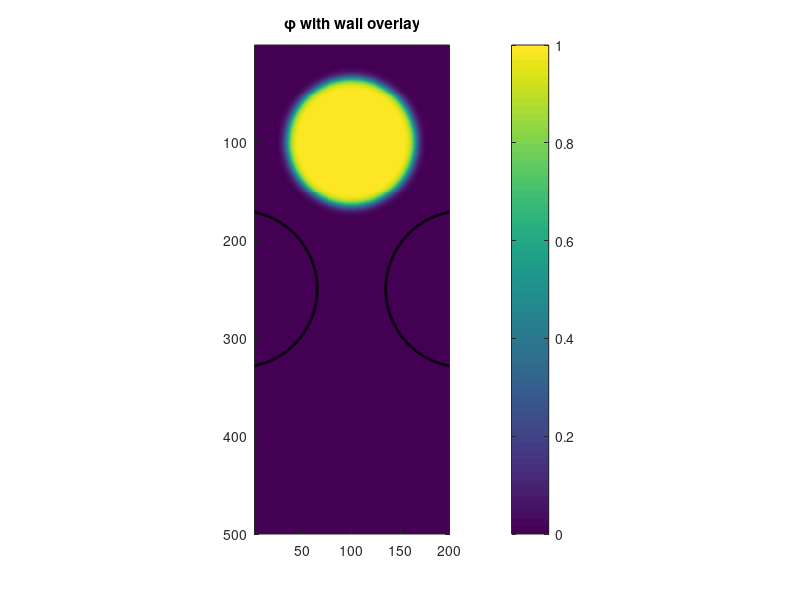

Reproduce this figure in MATLAB. (Note: this script raises an error after producing the figure.)
% cell transportation through a restricted thing
%%%%%%%%%%%%%%%%%%%%%%%%%%%%%%%%%%%%%%%%%%%%%%%%%%%%%%%%%%%%%%%%%%%%%%%%%%%
%%%%%%%%%%%%%%%%%%%%%%%%%%%%%%%%%%%%%%%%%%%%%%%%%%%%%%%%%%%%%%%%%%%%%%%%%%%
% Physical parameters
%%%%%%%%%%%%%%%%%%%%%%%%%%%%%%%%%%%%%%%%%%%%%%%%%%%%%%%%%%%%%%%%%%%%%%%%%%%
sigma = 2;
h = sigma;
v=1;
lambda = 2;


%Grid spacings
Nx = 200; Ny = 500;
dx = 0.1; dy = 0.1;
x = linspace(0, (Nx-1)*dx, Nx);
y = linspace(0, (Ny-1)*dy, Ny);
[X, Y] = meshgrid(x, y);
%%%%%%%%%%%%%%%%%%%%%%%%%%%%%%%%%%%%%%%%%%%%%%%%%%%%%%%%%%%%%%%%%%%%%%%%%%%

%time spacing
dt = 1e-4;
nSteps = 100/dt;
save_interval = round(.1 / dt);
%%%%%%%%%%%%%%%%%%%%%%%%%%%%%%%%%%%%%%%%%%%%%%%%%%%%%%%%%%%%%%%%%%%%%%%%%%%

%saving
gifFile = fullfile(getenv('HOME'), 'trans.gif');
%%%%%%%%%%%%%%%%%%%%%%%%%%%%%%%%%%%%%%%%%%%%%%%%%%%%%%%%%%%%%%%%%%%%%%%%%%%

% 9 point kernal
global kernel;
kernel =[1 4 1; 4 -20 4; 1 4 1] / 6;
%%%%%%%%%%%%%%%%%%%%%%%%%%%%%%%%%%%%%%%%%%%%%%%%%%%%%%%%%%%%%%%%%%%%%%%%%%%

% Smooth tanh initial phase field (soft cell):
%cell starting point
cy_cell = round(.2 * Ny);
cx_cell = round(Nx/2);

radius = 6.52;
transition_width = .5;  % adjust this for sharpness/smoothness

%defigning cell
r = sqrt((X - x(cx_cell)).^2 + (Y - y(cy_cell)).^2);
phi = 0.5 * (1 - tanh((r - radius) / transition_width));
phi_prev = phi;
%%%%%%%%%%%%%%%%%%%%%%%%%%%%%%%%%%%%%%%%%%%%%%%%%%%%%%%%%%%%%%%%%%%%%%%%%%%

%pillars:
% Center coordinates (index space)
centerx = round(Nx/2);
centery = round(Ny/2);
% Parameters (µm)
pillar_radius   = 8;        % µm Same
gap_size        = 7;       % µm between circle edges  (CHANGE)
wall_thickness  = .5;       % µm tanh transition zone


% Derived horizontal center-to-center distance
gap_distance = 2 * pillar_radius + gap_size;
center_offset = gap_distance / 2;

% Horizontal circle centers (in µm)
x_left  = x(centerx) - center_offset;
x_right = x(centerx) + center_offset;
y_center = y(centery);
x_center = x(centerx);

% Distance fields from each center
r_left  = sqrt((X - x_left).^2  + (Y- y_center).^2);
r_right = sqrt((X - x_right).^2 + (Y - y_center).^2);

% Smooth tanh profiles for each pillar
psi_left  = 0.5 * (1 - tanh((r_left  - pillar_radius) / wall_thickness));
psi_right = 0.5 * (1 - tanh((r_right - pillar_radius) / wall_thickness));

% Combine into psi field
psi = psi_left + psi_right;
psi(psi > 1) = 1;  % clip to avoid values > 1
%%%%%%%%%%%%%%%%%%%%%%%%%%%%%%%%%%%%%%%%%%%%%%%%%%%%%%%%%%%%%%%%%%%%%%%%%%%
volumes=zeros(1, nSteps-1);
g= @(phi) phi.^3.*(10 + 3*phi.*(2*phi-5));
g_prime = @(phi) phi.^3.*(6*phi+3*(-5+2*phi))+3*phi.^2.*(10+3*phi.*(-5+2*phi));
f = @(phi) 18*phi.^2.*(1- phi).^2;
f_prime = @(phi) 8*(1 - phi).^2.*phi - 8*(1 - phi).*phi.^2;

%Plotting initial cell.
fig = figure('Visible', 'on');
imagesc(phi, [0 1]); axis equal tight; hold on;
contour(psi, [0.5 0.5], 'k', 'LineWidth', 2);
title('\phi with wall overlay'); colorbar;
figure;
%%%%%%%%%%%%%%%%%%%%%%%%%%%%%%%%%%%%%%%%%%%%%%%%%%%%%%%%%%%%%%%%%%%%%%%%%%%


for step = 1:nSteps
    % ---------- forces -------------
    volumes(step)=sum(g(phi(:)));
    lap_phi   = laplacian9(phi,dx,dy);
    lap_psi   = laplacian9(psi,dx,dy);

    tension      = 2*sigma*lap_phi - h*f_prime(phi);
    interaction  = -lambda*lap_psi;
    % Apply mask in x-direction near the center
    % Find lowest y-position with phi > threshold
    threshold = 0.5; % or whatever works for your cell's body
    phi_mask = phi > threshold;
    y_indices = find(any(phi_mask, 2));  % rows where phi > threshold
    if ~isempty(y_indices)
        bottom_idx = max(y_indices);
        y_bottom = y(bottom_idx);

        % Create band mask just above that region
        y_band = (Y > y_bottom - gap_size*0.5) & (Y < y_bottom + gap_size*0.5);
        x_band = abs(X - x_center) < gap_size / 4;

        mu = double(x_band & y_band);
    else
        mu = zeros(size(phi));  % fallback if phi is gone
    end




    % Only apply frontal force where dphix is positive (elementwise)
    front = v * mu .* g_prime(phi);


    F = tension + interaction + front;

    % volume projection
    phi(phi>1)=1;  phi(phi<0)=0;                       % clip before g′
    numerator   = sum(g_prime(phi).*F,'all');
    denominator = sum(g_prime(phi).^2,'all') + 1e-8;
    p = numerator / (h*denominator);

    dphi_dt = F - p*h*g_prime(phi);
    phi     = phi + dt*dphi_dt;
    phi(phi>1)=1;  phi(phi<0)=0;                       % clip after update


    if max(abs(F(:))) > 1e3
        disp("Max F:" + max(abs(F(:))))
        disp("time step:"+step)
        break
    end

    % -- updating gif ----------------------------
    if mod(step, save_interval) == 0 || step == 2
        both = phi + psi;
        V0 = volumes(1);  % or mean(volumes) if that makes more sense
        vol_range = max(volumes(1:step)) - min(volumes(1:step));
        percent_variation = 100 * vol_range / V0;
        disp(['% volume variation: ', num2str(percent_variation, '%.10f'), '%'])
        %Plotting initial cell.
        fig = figure('Visible', 'on');
        tiledlayout(1,2, 'Padding', 'compact', 'TileSpacing', 'compact');

        % -- Plot φ --
        nexttile;
        imagesc(both, [0 1]); axis equal tight;
        colormap(parula); colorbar;
        title('\phi (Cell Shape)');

        % -- Plot front force --
        nexttile;
        imagesc(front); axis equal tight;
        colormap(parula); colorbar;
        title('Frontal Force');


        % ► GIF: grab frame and append
        drawnow;
        frame = getframe(fig);
        [im, map] = rgb2ind(frame.cdata, 256);

        if step == 2                            % first time → create file
            imwrite(im, map, gifFile, 'gif', ...
                'LoopCount', inf, 'DelayTime', 0);  % DelayTime ~ seconds per frame
        else                                    % later → append
            imwrite(im, map, gifFile, 'gif', ...
                'WriteMode', 'append', 'DelayTime', 0);
        end
    end



end


function lap = laplacian9(phi, dx, dy)
kernel =[1 4 1; 4 -20 4; 1 4 1] / 6;
lap = conv2(phi, kernel, 'same') / dx^2;
end
function [dphidx, dphidy] = my_gradient(phi, dx, dy)
%MY_GRADIENT Fast 2D gradient for uniform grid spacing
%   [dphidx, dphidy] = my_gradient(phi, dx, dy)
%
%   Inputs:
%     phi - 2D array
%     dx  - spacing in x-direction (columns)
%     dy  - spacing in y-direction (rows)
%
%   Outputs:
%     dphidx - partial derivative ∂φ/∂x
%     dphidy - partial derivative ∂φ/∂y

if nargin < 2
    dx = 1;
end
if nargin < 3
    dy = 1;
end

[Ny, Nx] = size(phi);

dphidx = zeros(Ny, Nx);
dphidy = zeros(Ny, Nx);

% ∂φ/∂x: finite difference across columns
dphidx(:,2:Nx-1) = (phi(:,3:Nx) - phi(:,1:Nx-2)) / (2*dx);
dphidx(:,1)      = (phi(:,2) - phi(:,1)) / dx;
dphidx(:,end)    = (phi(:,end) - phi(:,end-1)) / dx;

% ∂φ/∂y: finite difference across rows
dphidy(2:Ny-1,:) = (phi(3:Ny,:) - phi(1:Ny-2,:)) / (2*dy);
dphidy(1,:)      = (phi(2,:) - phi(1,:)) / dy;
dphidy(end,:)    = (phi(end,:) - phi(end-1,:)) / dy;
end
function div = my_divergence(vx, vy, dx, dy)
%MY_DIVERGENCE Fast 2D divergence for uniform grid spacing
%   div = my_divergence(vx, vy, dx, dy)
%
%   Inputs:
%     vx - x-component of vector field (same size as vy)
%     vy - y-component of vector field
%     dx - spacing in x-direction
%     dy - spacing in y-direction
%
%   Output:
%     div - scalar divergence field ∇·v = ∂vx/∂x + ∂vy/∂y

if nargin < 3
    dx = 1;
end
if nargin < 4
    dy = 1;
end

[Ny, Nx] = size(vx);
div = zeros(Ny, Nx);

% ∂vx/∂x
dvxdx = zeros(Ny, Nx);
dvxdx(:,2:Nx-1) = (vx(:,3:Nx) - vx(:,1:Nx-2)) / (2*dx);
dvxdx(:,1)      = (vx(:,2) - vx(:,1)) / dx;
dvxdx(:,end)    = (vx(:,end) - vx(:,end-1)) / dx;

% ∂vy/∂y
dvydy = zeros(Ny, Nx);
dvydy(2:Ny-1,:) = (vy(3:Ny,:) - vy(1:Ny-2,:)) / (2*dy);
dvydy(1,:)      = (vy(2,:) - vy(1,:)) / dy;
dvydy(end,:)    = (vy(end,:) - vy(end-1,:)) / dy;

% Total divergence
div = dvxdx + dvydy;
end
